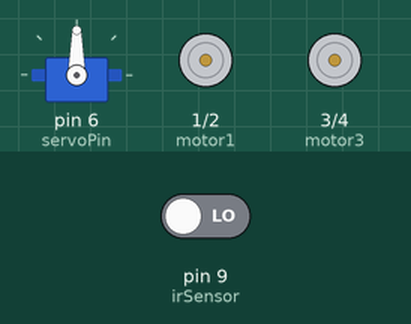
Simulated run of this sketch. Board: Arduino Uno, built with avr-gcc and run on an emulated ATmega328P. On the bench: servo, motor-driver pin pairs drawn as motors (green arrow = first pin HIGH = forward, orange = second pin HIGH = backward, longer = more drive). The inputs (shaded band) are chosen by the test bench; at power-on: pin 9 (irSensor) LOW.

Above: at 9.8 s.
9.9 s: pin 9 (irSensor) driven HIGH
At 13.3 s:
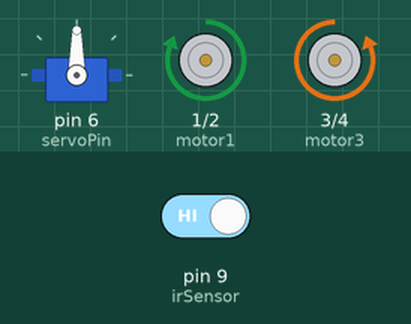
At 14.3 s:
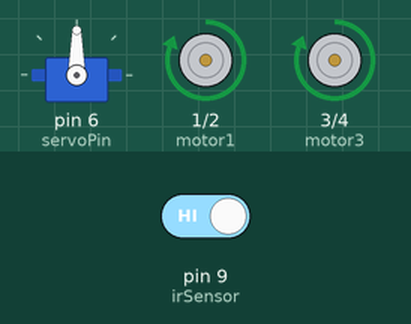
15.3 s: pin 9 (irSensor) driven LOW
At 18.8 s:
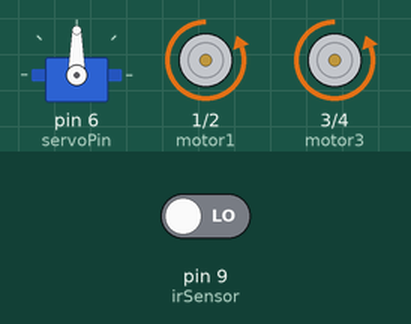
Timing chart, 0 to 26.7 s (numbered marks = the images above; inputs shaded):
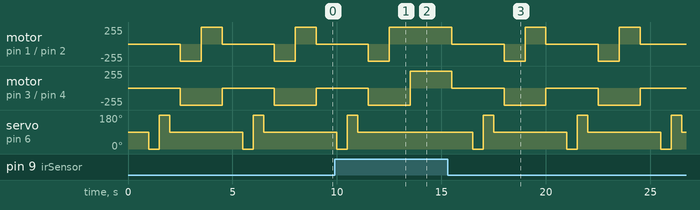

The sketch:

Day_04.ino
```cpp
// Obstacle avoidance + moving head
#include <Servo.h>

Servo motor;
int servoPin = 6;
int irSensor = 9;
int motor1 = 1;
int motor2 = 2;
int motor3 = 3;
int motor4 = 4;

void setup()
{
  pinMode(irSensor, INPUT);
  pinMode(motor1, OUTPUT);
  pinMode(motor2, OUTPUT);
  pinMode(motor3, OUTPUT);
  pinMode(motor4, OUTPUT);
  motor.attach(servoPin);
  motor.write(90);
}

void loop()
{
  int reading = digitalRead(irSensor);

  if (reading == HIGH)
  { // No obstacle, path clear

    // move forward
    digitalWrite(motor1, HIGH);
    digitalWrite(motor2, LOW);
    digitalWrite(motor3, HIGH);
    digitalWrite(motor4, LOW);
    delay(500);
  }
  else
  { // obstacle detected

    // stop
    digitalWrite(motor1, LOW);
    digitalWrite(motor2, LOW);
    digitalWrite(motor3, LOW);
    digitalWrite(motor4, LOW);
    delay(1000);

    // move head
    motor.write(0);
    delay(500);
    motor.write(180);
    delay(500);
    motor.write(90);
    delay(500);

    // go back
    digitalWrite(motor1, LOW);
    digitalWrite(motor2, HIGH);
    digitalWrite(motor3, LOW);
    digitalWrite(motor4, HIGH);
    delay(1000);

    // turn
    digitalWrite(motor1, HIGH);
    digitalWrite(motor2, LOW);
    digitalWrite(motor3, LOW);
    digitalWrite(motor4, HIGH);
    delay(1000);
  }
}
```

Measured:
- after the input at 9.9 s, motor on pin 1 (motor1) / pin 2 (motor2): goes on until 12.5 s, then stays forward 255/255; servo on pin 6 (servoPin): goes on until 11.0 s, then stays 90°
- after the input at 15.3 s, motor on pin 1 (motor1) / pin 2 (motor2): forward 255/255 → stopped after 0.20 s, → backward 255/255 2.5 s later, → forward 255/255 1.0 s later, → stopped 1.0 s later, … (7 changes in this stretch); motor on pin 3 (motor3) / pin 4 (motor4): alternates backward 255/255 for 2.0 s and stopped for 2.5 s, starting after 0.20 s
- by itself, motor on pin 3 (motor3) / pin 4 (motor4): alternates backward 255/255 for 2.0 s and stopped for 2.5 s
